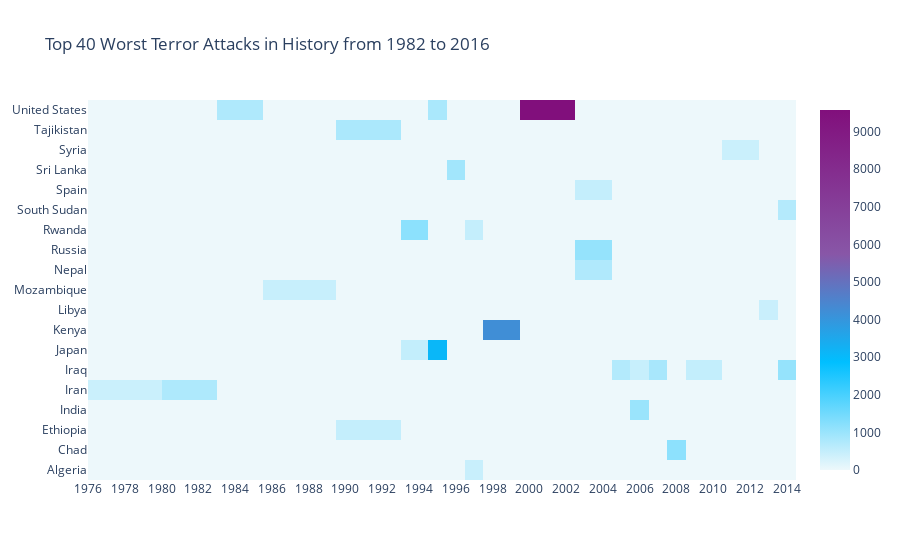

The cell this chart's notebook holds for it:
### Code cell
import plotly.offline as py
py.init_notebook_mode(connected=True)
import plotly.graph_objs as go
colorscale = [[0, '#edf8fb'], [.3, '#00BFFF'],  [.6, '#8856a7'],  [1, '#810f7c']]
heatmap = go.Heatmap(z=heat.values, x=heat.columns, y=heat.index, colorscale=colorscale)
data = [heatmap]
layout = go.Layout(title='Top 40 Worst Terror Attacks in History from 1982 to 2016',xaxis = dict(ticks='', nticks=20),yaxis = dict(ticks=''))
fig = go.Figure(data=data, layout=layout)
py.iplot(fig, filename='heatmap',show_link=False)
terror.Country.value_counts()[:15]

### Figure 1 — Plotly figure (JSON) as saved in the notebook; plotly's stock layout.template omitted (floating-point values rounded to 4 significant figures; data arrays with more than 128 entries replaced by an {"elided": "..."} marker saying what was removed)
{"data": [{"colorscale": [[0, "#edf8fb"], [0.3, "#00BFFF"], [0.6, "#8856a7"], [1, "#810f7c"]], "x": [1978, 1982, 1984, 1987, 1992, 1994, 1995, 1996, 1997, 1998, 2001, 2004, 2005, 2006, 2007, 2008, 2009, 2012, 2013, 2014], "y": ["Algeria", "Chad", "Ethiopia", "India", "Iran", "Iraq", "Japan", "Kenya", "Libya", "Mozambique", "Nepal", "Russia", "Rwanda", "South Sudan", "Spain", "Sri Lanka", "Syria", "Tajikistan", "United States"], "z": {"elided": "19x20 float values"}, "type": "heatmap"}], "layout": {"title": {"text": "Top 40 Worst Terror Attacks in History from 1982 to 2016"}, "xaxis": {"nticks": 20, "ticks": ""}, "yaxis": {"ticks": ""}}}
